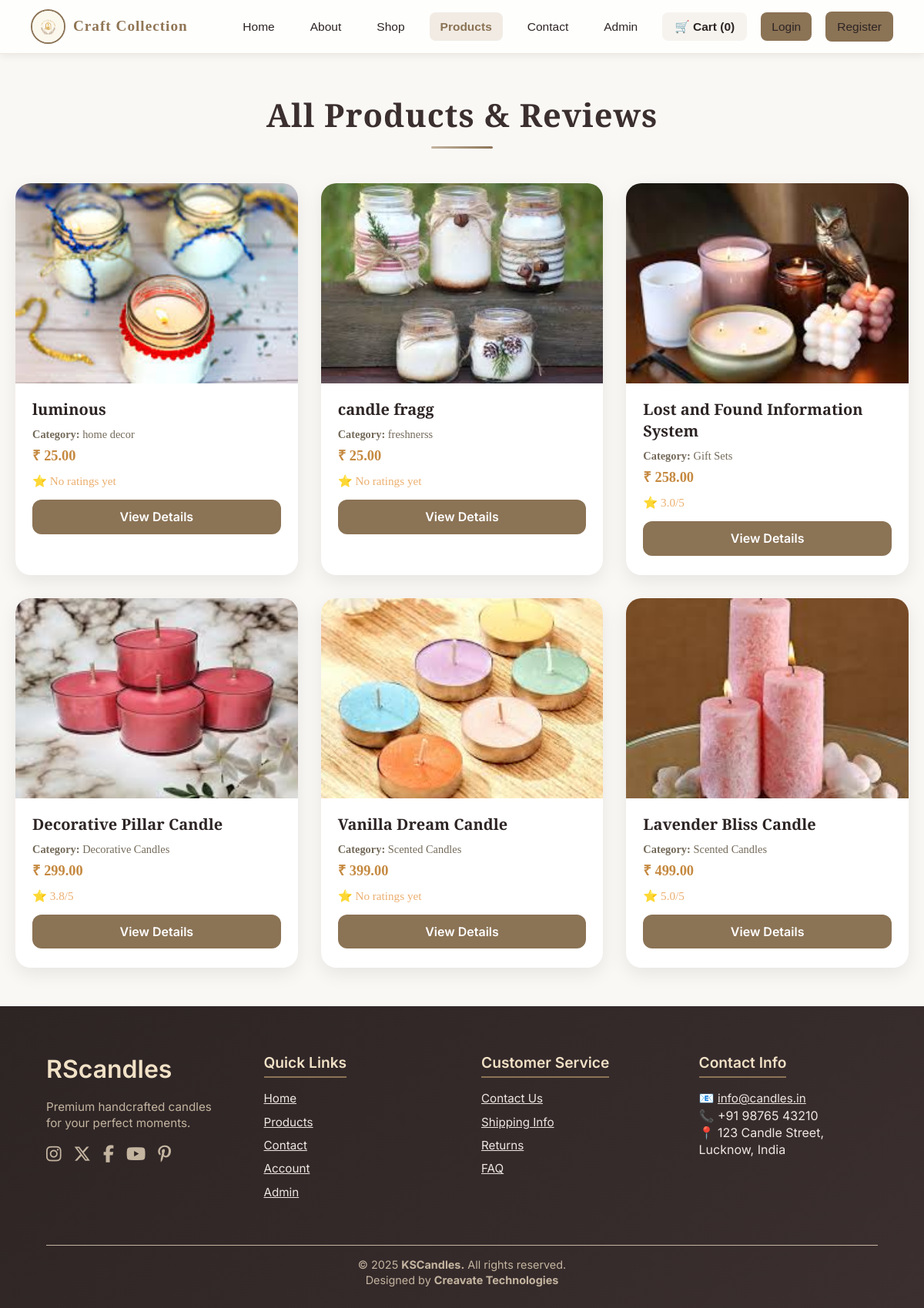
/products.php, run on the app's committed database.
### tables this page shows
CREATE TABLE `products` (
  `id` int(11) NOT NULL,
  `name` varchar(150) NOT NULL,
  `category_id` int(11) DEFAULT NULL,
  `price` decimal(10,2) NOT NULL,
  `avg_rating` decimal(3,2) DEFAULT 0.00,
  `total_reviews` int(11) DEFAULT 0,
  `stock` int(11) DEFAULT 0,
  `description` text DEFAULT NULL,
  `image` varchar(255) DEFAULT NULL,
  `created_at` timestamp NOT NULL DEFAULT current_timestamp()
);

CREATE TABLE `categories` (
  `id` int(11) NOT NULL,
  `name` varchar(100) NOT NULL
);

### products.php (the view, shortened to what this page needs)
<?php
require_once __DIR__ . '/includes/functions.php';
include __DIR__ . '/includes/navbar.php';
$sql = "
    SELECT p.*, c.name AS category_name,
           (SELECT ROUND(AVG(rating),1) FROM reviews r WHERE r.product_id = p.id) AS avg_rating
    FROM products p
    LEFT JOIN categories c ON p.category_id = c.id
    ORDER BY p.id DESC
";
$products = $conn->query($sql);
?>
<main class="catalog-container">
  <h1>All Products & Reviews</h1>
  <?php if ($products->num_rows === 0): ?>
    <p class="no-products">No products available right now.</p>
  <?php else: ?>
    <div class="product-grid">
      <?php while ($p = $products->fetch_assoc()): ?>
        <div class="product-card">
          <img src="/kscandles/uploads/products/<?= htmlspecialchars($p['image'] ?: 'placeholder.png') ?>"
               alt="<?= htmlspecialchars($p['name']) ?>" class="product-img">
          <div class="product-info">
            <h2><?= htmlspecialchars($p['name']) ?></h2>
            <p class="category"><b>Category:</b> <?= htmlspecialchars($p['category_name'] ?? 'Uncategorized') ?></p>
            <p class="price">₹ <?= number_format($p['price'], 2) ?></p>
            <p class="rating">⭐ <?= $p['avg_rating'] ? "{$p['avg_rating']}/5" : "No ratings yet" ?></p>
            <a href="/kscandles/product_detail.php?id=<?= $p['id'] ?>" class="btn">View Details</a>
          </div>
        </div>
      <?php endwhile; ?>
    </div>
  <?php endif; ?>
</main>
<?php include __DIR__ . '/includes/footer.php'; ?>

### includes/navbar.php (style rules this page uses)
.btn { padding: 8px 16px; border-radius: 8px; font-weight: 600; text-decoration: none; transition: all 0.3s ease; border: 1px solid transparent; font-family: "Inter", sans-serif; }

### products.php (style rules this page uses)
* { margin: 0; padding: 0; box-sizing: border-box; }
h1, h2, h3, h4, h5, h6 { font-family: 'Cormorant Garamond', serif; font-weight: 600; color: #3b2f2f; }
.catalog-container { max-width: 1300px; margin: 50px auto; padding: 0 20px; animation: fadeIn 0.6s ease-out; }
.catalog-container h1 { text-align: center; font-size: 2.6rem; color: #3B2F2F; margin-bottom: 45px; letter-spacing: 1px; position: relative; }
.catalog-container h1::after { content: ""; display: block; width: 80px; height: 3px; background: linear-gradient(135deg, #C4B5A0, #8B7355); margin: 12px auto 0; border-radius: 2px; }
.product-grid { display: grid; grid-template-columns: repeat(auto-fit, minmax(280px, 1fr)); gap: 30px; }
.product-card { background: #fff; border-radius: 20px; box-shadow: 0 8px 24px rgba(0,0,0,0.08); overflow: hidden; display: flex; flex-direction: column; transition: all 0.35s ease; cursor: pointer; }
.product-img { width: 100%; height: 260px; object-fit: cover; transition: transform 0.4s ease; }
.product-info { padding: 20px 22px 25px; display: flex; flex-direction: column; justify-content: space-between; }
.product-info h2 { font-size: 1.25rem; color: #2D2424; margin-bottom: 8px; }
.category { color: #746A5A; font-size: 0.9rem; margin-bottom: 6px; }
.price { font-size: 1.15rem; font-weight: 700; color: #c58940ff; margin-bottom: 8px; }
.rating { color: #ebaf6fff; font-weight: 500; font-size: 0.95rem; margin-bottom: 14px; }
.btn { display: inline-block; text-align: center; background: linear-gradient(135deg, #8B7355, #8b7355);; color: #fff; text-decoration: none; padding: 10px 0; border-radius: 12px; font-weight: 600; transition: all 0.3s ease; }

### data on the page
products: image (picture), name "luminous", category.name "home decor", price "25.00", shows "No ratings yet"
products: image (picture), name "candle fragg", category.name "freshnerss", price "25.00", shows "No ratings yet"
products: image (picture), name "Lost and Found Information System", category.name "Gift Sets", price "258.00", avg_rating "3.0"
products: image (picture), name "Decorative Pillar Candle", category.name "Decorative Candles", price "299.00", avg_rating "3.8"
products: image (picture), name "Vanilla Dream Candle", category.name "Scented Candles", price "399.00", shows "No ratings yet"
products: image (picture), name "Lavender Bliss Candle", category.name "Scented Candles", price "499.00", avg_rating "5.0"
